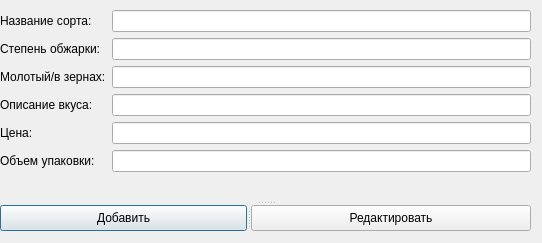
<?xml version="1.0" encoding="UTF-8"?>
<ui version="4.0">
 <class>Dialog</class>
 <widget class="QDialog" name="Dialog">
  <property name="geometry">
   <rect>
    <x>0</x>
    <y>0</y>
    <width>542</width>
    <height>243</height>
   </rect>
  </property>
  <property name="windowTitle">
   <string>Dialog</string>
  </property>
  <widget class="QSplitter" name="splitter_2">
   <property name="geometry">
    <rect>
     <x>0</x>
     <y>10</y>
     <width>531</width>
     <height>221</height>
    </rect>
   </property>
   <property name="orientation">
    <enum>Qt::Vertical</enum>
   </property>
   <widget class="QWidget" name="">
    <layout class="QFormLayout" name="formLayout">
     <item row="0" column="0">
      <widget class="QLabel" name="label">
       <property name="text">
        <string>Название сорта:</string>
       </property>
      </widget>
     </item>
     <item row="0" column="1">
      <widget class="QLineEdit" name="variety_name_input"/>
     </item>
     <item row="1" column="0">
      <widget class="QLabel" name="label_2">
       <property name="text">
        <string>Степень обжарки:</string>
       </property>
      </widget>
     </item>
     <item row="1" column="1">
      <widget class="QLineEdit" name="degree_of_roasting_input"/>
     </item>
     <item row="2" column="0">
      <widget class="QLabel" name="label_3">
       <property name="text">
        <string>Молотый/в зернах:</string>
       </property>
      </widget>
     </item>
     <item row="2" column="1">
      <widget class="QLineEdit" name="ground_bean_input"/>
     </item>
     <item row="3" column="0">
      <widget class="QLabel" name="label_4">
       <property name="text">
        <string>Описание вкуса:</string>
       </property>
      </widget>
     </item>
     <item row="3" column="1">
      <widget class="QLineEdit" name="flavor_description_input"/>
     </item>
     <item row="4" column="0">
      <widget class="QLabel" name="label_5">
       <property name="text">
        <string>Цена:</string>
       </property>
      </widget>
     </item>
     <item row="4" column="1">
      <widget class="QLineEdit" name="price_input"/>
     </item>
     <item row="5" column="0">
      <widget class="QLabel" name="label_6">
       <property name="text">
        <string>Объем упаковки:</string>
       </property>
      </widget>
     </item>
     <item row="5" column="1">
      <widget class="QLineEdit" name="package_volume_input"/>
     </item>
    </layout>
   </widget>
   <widget class="QSplitter" name="splitter">
    <property name="orientation">
     <enum>Qt::Horizontal</enum>
    </property>
    <widget class="QPushButton" name="add_button">
     <property name="text">
      <string>Добавить</string>
     </property>
    </widget>
    <widget class="QPushButton" name="edit_button">
     <property name="enabled">
      <bool>true</bool>
     </property>
     <property name="minimumSize">
      <size>
       <width>100</width>
       <height>0</height>
      </size>
     </property>
     <property name="text">
      <string>Редактировать</string>
     </property>
    </widget>
   </widget>
  </widget>
 </widget>
 <resources/>
 <connections/>
</ui>
